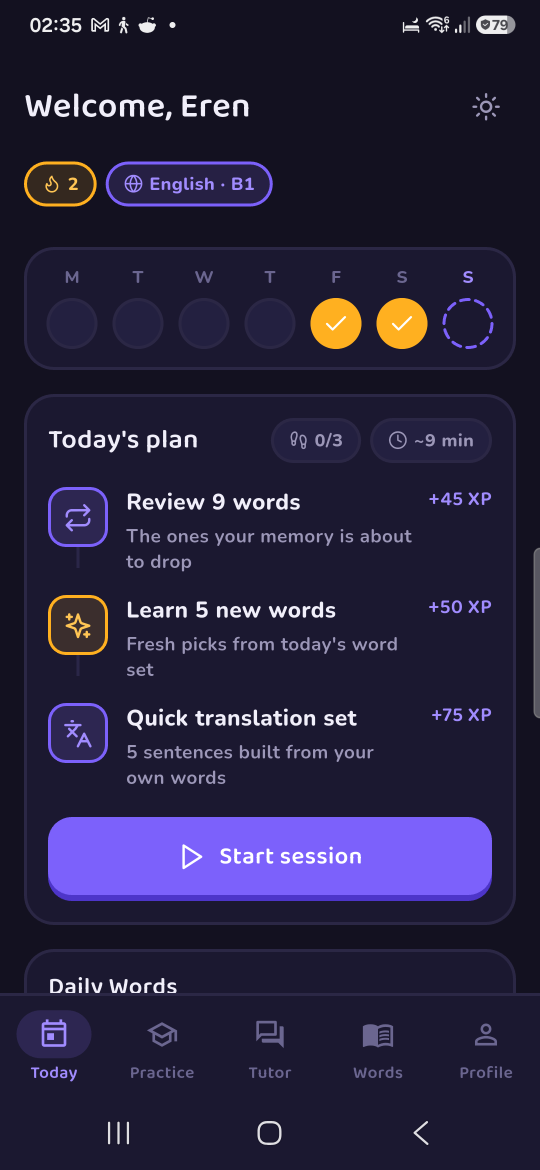
#> input picture store/raw_en/01_today.png, 1080 x 2340 px, given in place of app_icon_composed.png, which was not available (shown at 1/2 size)
$ python make_store.py
#> lines starting #> are read from the running program, lines starting #| are printed output that depends on the picture; after the words box and inside, x2 and y2 are one past the last pixel; in counts of white or black regions, pixels touching at a corner belong together; pictures that were not available may be replaced by others from this repository, and a replacement may not be noted
# -*- coding: utf-8 -*-
"""Build the Play Console assets from the screenshots taken on the phone.

Nothing here invents app content. Every screen is a real capture from the
device; this only frames them at the sizes Play accepts and puts a line of
Turkish over each one.

Play's rules, which is why these numbers are what they are:
  icon             512x512 PNG, 32-bit with alpha
  feature graphic  1024x500 PNG or JPEG, no alpha
  phone shots      16:9 or 9:16, each side 320..3840 px

A raw capture from this phone is 1080x2340, which is 9:19.5 and would be
rejected. Framing them on a 1080x1920 canvas is both the fix and what a store
listing looks like anyway.
"""
import io
import os

from PIL import Image, ImageDraw, ImageFilter, ImageFont

ROOT = 'C:/flutter-project-main'
RAW = os.path.join(ROOT, 'store', 'raw')
OUT = os.path.join(ROOT, 'store', 'play')
ICON = os.path.join(ROOT, 'flutter_vocabmaster', 'assets', 'images',
                    'app_icon_composed.png')

VIOLET = (108, 78, 245)
VIOLET_DEEP = (67, 44, 178)
INK = (26, 22, 51)
WHITE = (255, 255, 255)

BOLD = 'C:/Windows/Fonts/segoeuib.ttf'
REGULAR = 'C:/Windows/Fonts/segoeui.ttf'

# The phone's own chrome. The clock and the battery belong to the reviewer's
# device, not to this app, and Play listings look wrong with someone else's
# notification icons in them.
STATUS_BAR = 92
NAV_BAR = 132

# The English set is six, not seven. The Words list is missing from it on
# purpose: the interface translates, the saved definitions do not. They were
# written when the account's native language was Turkish, so that screen shows
# "puzzled / Kafa karışık, şaşkın" under an English heading -- true, and wrong
# for a listing aimed at someone who does not read Turkish.
#
# 08_daily_words is out of the English set for exactly the same reason, and was
# briefly in it before the rendered slide showed "streaming / akış" over an
# English caption. Any screen that displays a meaning belongs to the Turkish
# set only, until a capture is taken on an account whose native language is
# English.
#
# The order differs too. Play shows the first two or three in search results,
# and what makes this app worth a second look to a stranger is the speaking
# roleplay and the book reader, not the daily plan.
SHOTS_EN = [
    ('02_tutor.png', 'Order a coffee, out loud',
     'Spoken roleplay with an AI tutor'),
    ('06_reader_word.png', 'Tap a word you don’t know',
     'Explained inside its own sentence'),
    ('05_books.png', 'Whole books, free to read',
     'Sherlock Holmes, Wilde, Aesop — by level'),
    ('07_session.png', 'Just before you forget',
     'Each word returns on the day it should'),
    ('01_today.png', 'A plan that ends',
     'Review, learn, practise — then you are done'),
    ('04_practice.png', 'Every way to practise',
     'Translation, reading, writing, grammar'),
]

SHOTS = [
    ('01_today.png', 'Bugün ne yapacağın belli', 'Plan sırayla ilerler'),
    ('02_tutor.png', 'Kafede sipariş ver', 'Sesli rol yapma sahneleri'),
    ('03_words.png', 'Kelimelerin nerede duruyor', 'Güç çubuğu ve kaynak filtresi'),
    ('07_session.png', 'Unutmadan hemen önce', 'Aralıklı tekrar, her gün kısa'),
    ('08_daily_words.png', 'Seviyene göre beş kelime', 'Tek dokunuşla listende'),
    ('05_books.png', 'Gerçek kitaplar', 'Seviyene göre, ücretsiz'),
    ('06_reader_word.png', 'Bilmediğin kelimeye dokun', 'Cümlenin içindeki anlamı'),
    ('04_practice.png', 'Her yol tek yerde', 'Çeviri, okuma, yazma, gramer'),
]


def font(path, size):
    return ImageFont.truetype(path, size)


def rounded_shadow(card, radius, blur=28, spread=18, alpha=90):
    """A soft shadow the same shape as the card."""
    w, h = card.size
    shadow = Image.new('RGBA', (w + spread * 4, h + spread * 4), (0, 0, 0, 0))
    mask = Image.new('L', shadow.size, 0)
    ImageDraw.Draw(mask).rounded_rectangle(
        (spread * 2, spread * 2 + spread // 2, spread * 2 + w,
         spread * 2 + h + spread // 2),
        radius=radius, fill=alpha)
    shadow.putalpha(mask.filter(ImageFilter.GaussianBlur(blur)))
    return shadow


def round_corners(im, radius):
    mask = Image.new('L', im.size, 0)
    ImageDraw.Draw(mask).rounded_rectangle((0, 0) + im.size, radius=radius,
                                           fill=255)
    out = im.convert('RGBA')
    out.putalpha(mask)
    return out


def gradient(size, top, bottom):
    w, h = size
    base = Image.new('RGB', (1, h))
    px = base.load()
    for y in range(h):
        t = y / max(h - 1, 1)
        px[0, y] = tuple(int(top[i] + (bottom[i] - top[i]) * t)
                         for i in range(3))
    return base.resize(size, Image.LANCZOS)


def centred(draw, text, f, y, width, fill):
    box = draw.textbbox((0, 0), text, font=f)
    draw.text(((width - (box[2] - box[0])) / 2 - box[0], y), text, font=f,
              fill=fill)
    return box[3] - box[1]


def promo(source, headline, subline, out_path, raw_dir=None):
    canvas = gradient((1080, 1920), VIOLET, VIOLET_DEEP).convert('RGBA')
    draw = ImageDraw.Draw(canvas)

    h = centred(draw, headline, font(BOLD, 66), 96, 1080, WHITE)
    centred(draw, subline, font(REGULAR, 40), 96 + h + 42, 1080,
            (226, 218, 255))

    shot = Image.open(os.path.join(raw_dir or RAW, source)).convert('RGB')
    shot = shot.crop((0, STATUS_BAR, shot.width, shot.height - NAV_BAR))
    target_w = 740
    shot = shot.resize(
        (target_w, int(shot.height * target_w / shot.width)), Image.LANCZOS)

    card = round_corners(shot, 34)
    top = 1920 - card.height - 96
    left = (1080 - card.width) // 2

    shadow = rounded_shadow(card, 34)
    canvas.alpha_composite(shadow, (left - 36, top - 36))
    canvas.alpha_composite(card, (left, top))

    canvas.convert('RGB').save(out_path, 'PNG')
    return canvas.size


def feature_graphic(out_path, tagline_a, tagline_b):
    canvas = gradient((1024, 500), VIOLET, VIOLET_DEEP).convert('RGBA')

    # On a white card, not straight onto the gradient: the icon's own
    # background is the same violet, so the mark read as a slightly lighter
    # square rather than as a logo.
    card = Image.new('RGBA', (268, 268), (255, 255, 255, 255))
    mark = Image.open(ICON).convert('RGBA').resize((236, 236), Image.LANCZOS)
    card.alpha_composite(round_corners(mark, 52), (16, 16))
    canvas.alpha_composite(rounded_shadow(card, 60, blur=22, spread=14),
                           (64 - 28, 116 - 28))
    canvas.alpha_composite(round_corners(card, 60), (64, 116))

    draw = ImageDraw.Draw(canvas)
    draw.text((372, 150), 'KlioAI', font=font(BOLD, 92), fill=WHITE)
    draw.text((378, 268), tagline_a, font=font(REGULAR, 36),
              fill=(226, 218, 255))
    draw.text((378, 316), tagline_b, font=font(REGULAR, 36),
              fill=(226, 218, 255))

    canvas.convert('RGB').save(out_path, 'PNG')


def play_icon(out_path):
    Image.open(ICON).convert('RGBA').resize((512, 512), Image.LANCZOS) \
        .save(out_path, 'PNG')


os.makedirs(OUT, exist_ok=True)
play_icon(os.path.join(OUT, 'icon_512.png'))
print('icon_512.png                512x512')
feature_graphic(os.path.join(OUT, 'feature_graphic_1024x500.png'),
                'İngilizceyi konuşarak, okuyarak',
                've tekrar ederek öğren')
#> in feature_graphic, `card = Image.new('RGBA', (268, 268), (255, 255, 255, 255))`: card: PIL image 268x268 RGBA; every value is 255
#> in round_corners, `mask = Image.new('L', im.size, 0)`: mask: PIL image 236x236 L; every value is 0
#> in round_corners, `ImageDraw.Draw(mask).rounded_rectangle((0, 0) + im.size, radius=radius..`:
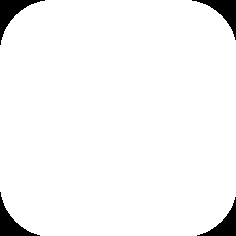
#> mask: PIL image 236x236 L; 96% white; 4 black regions, box (x1, y1, x2, y2) and area: (0, 0, 45, 45) 595, (192, 0, 236, 40) 550, (0, 192, 40, 236) 550, (197, 197, 236, 236) 506
#> in rounded_shadow, `shadow = Image.new('RGBA', (w + spread * 4, h + spread * 4), (0, 0, 0,..`: shadow: PIL image 324x324 RGBA; every value is 0
#> in rounded_shadow, `mask = Image.new('L', shadow.size, 0)`: mask: PIL image 324x324 L; every value is 0
#> in rounded_shadow, `ImageDraw.Draw(mask).rounded_rectangle( (spread * 2, spread * 2 + spre..`: mask: PIL image 324x324 L; values 0 (black) and 90 (white), 65.9% white; 1 black region, box (x1, y1, x2, y2) and area: (0, 0, 324, 324) 35759
#> in round_corners (call 2), `mask = Image.new('L', im.size, 0)`: mask: PIL image 268x268 L; every value is 0
#> in round_corners (call 2), `ImageDraw.Draw(mask).rounded_rectangle((0, 0) + im.size, radius=radius..`: mask: PIL image 268x268 L; 95.9% white; 4 black regions, box (x1, y1, x2, y2) and area: (0, 0, 53, 53) 786, (216, 0, 268, 47) 733, (0, 216, 47, 268) 733, (222, 222, 268, 268) 681
print('feature_graphic_1024x500.png     1024x500  (tr)')

# The default listing is English, so it needs its own banner. The screenshots
# beside it have to be captured with the app in English; only this one can be
# built without the phone.
feature_graphic(os.path.join(OUT, 'feature_graphic_1024x500_en.png'),
                'Speak it, read it, and keep',
                'every word you learn')
print('feature_graphic_1024x500_en.png  1024x500  (en)')

for i, (src, head, sub) in enumerate(SHOTS, start=1):
    name = 'screenshot_%02d.png' % i
    size = promo(src, head, sub, os.path.join(OUT, name))
#> in promo, `canvas = gradient((1080, 1920), VIOLET, VIOLET_DEEP).convert('RGBA')`:
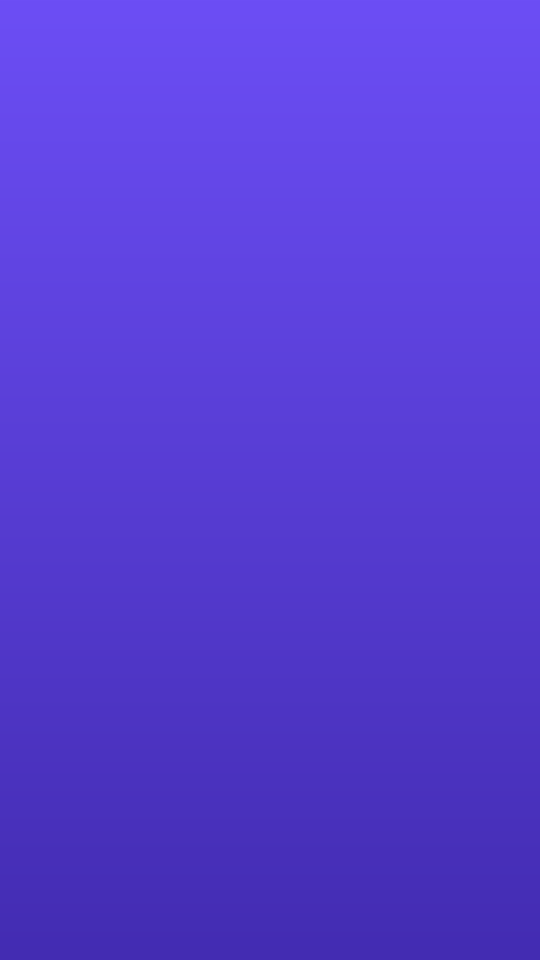
#> canvas: PIL image 1080x1920 RGBA (shown at 1/2 size); mean R, G, B, A 87, 60.5, 211, 255
#> in promo, `h = centred(draw, headline, font(BOLD, 66), 96, 1080, WHITE)`: h = 67
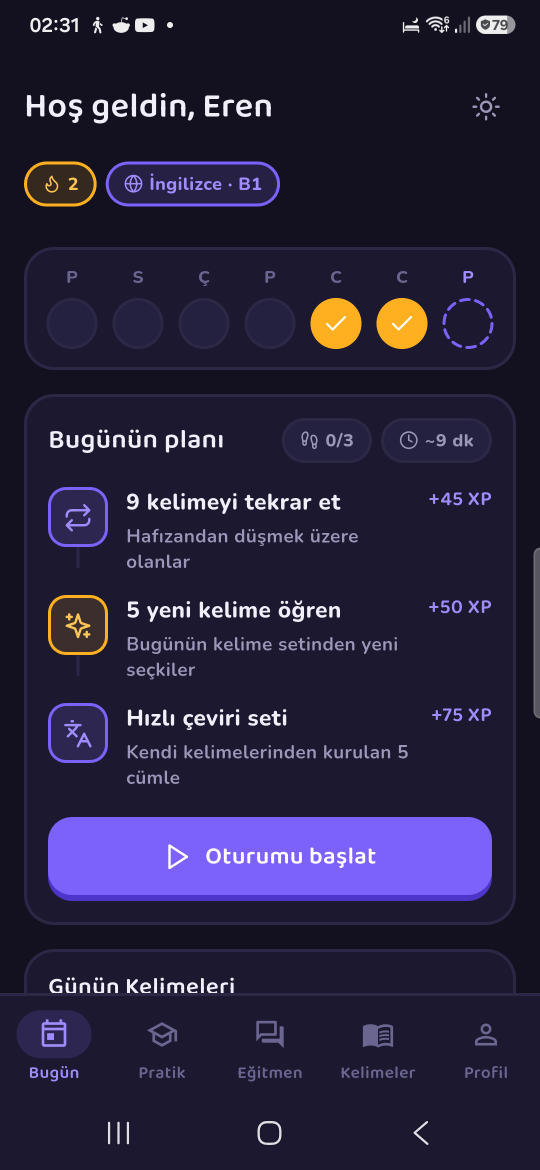
#> input picture store/raw/01_today.png, 1080 x 2340 px, found by its file name (shown at 1/2 size)
#> in promo, `shot = shot.resize( (target_w, int(shot.height * target_w / shot.width..`:
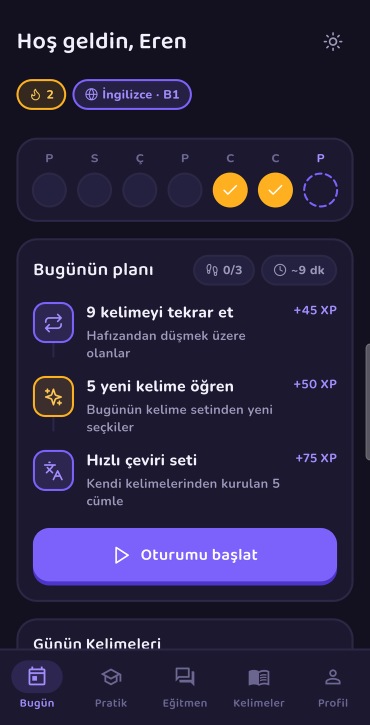
#> shot: PIL image 740x1449 RGB (shown at 1/2 size); mean R, G, B 40.1, 34.8, 64.2
#> in round_corners (call 5), `mask = Image.new('L', im.size, 0)`: mask: PIL image 740x1449 L; every value is 0
#> in round_corners (call 5), `ImageDraw.Draw(mask).rounded_rectangle((0, 0) + im.size, radius=radius..`: mask: PIL image 740x1449 L; 99.9% white; 4 black regions, box (x1, y1, x2, y2) and area: (0, 0, 29, 29) 260, (712, 0, 740, 25) 231, (0, 1421, 25, 1449) 231, (716, 1425, 740, 1449) 203
#> call 3 of rounded_shadow, with radius = 34, blur = 28, spread = 18, alpha = 90
#> in rounded_shadow (call 3), `shadow = Image.new('RGBA', (w + spread * 4, h + spread * 4), (0, 0, 0,..`: shadow: PIL image 812x1521 RGBA; every value is 0
#> in rounded_shadow (call 3), `mask = Image.new('L', shadow.size, 0)`: mask: PIL image 812x1521 L; every value is 0
#> in rounded_shadow (call 3), `ImageDraw.Draw(mask).rounded_rectangle( (spread * 2, spread * 2 + spre..`:
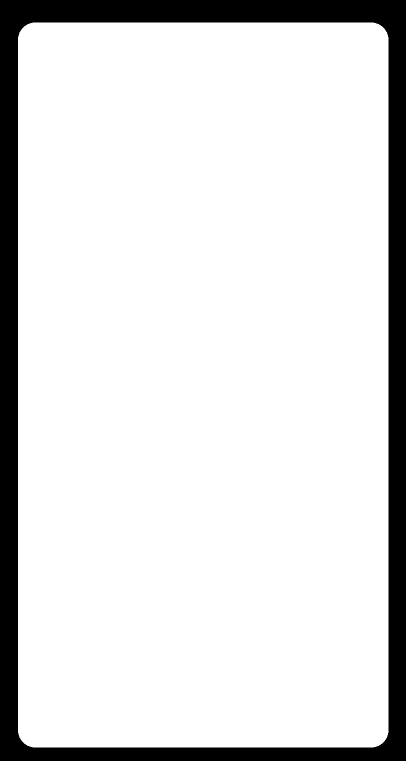
#> mask: PIL image 812x1521 L (shown at 1/2 size); values 0 (black) and 90 (white), 86.9% white; 1 black region, box (x1, y1, x2, y2) and area: (0, 0, 812, 1521) 161642
#> in rounded_shadow (call 3), `shadow.putalpha(mask.filter(ImageFilter.GaussianBlur(blur)))`:
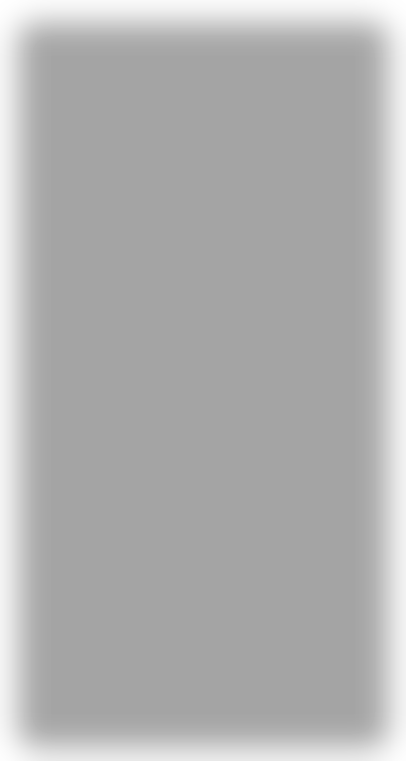
#> shadow: PIL image 812x1521 RGBA (shown at 1/2 size); mean R, G, B, A 0, 0, 0, 77.9; transparent parts drawn white
#> in promo, `canvas.alpha_composite(card, (left, top))`:
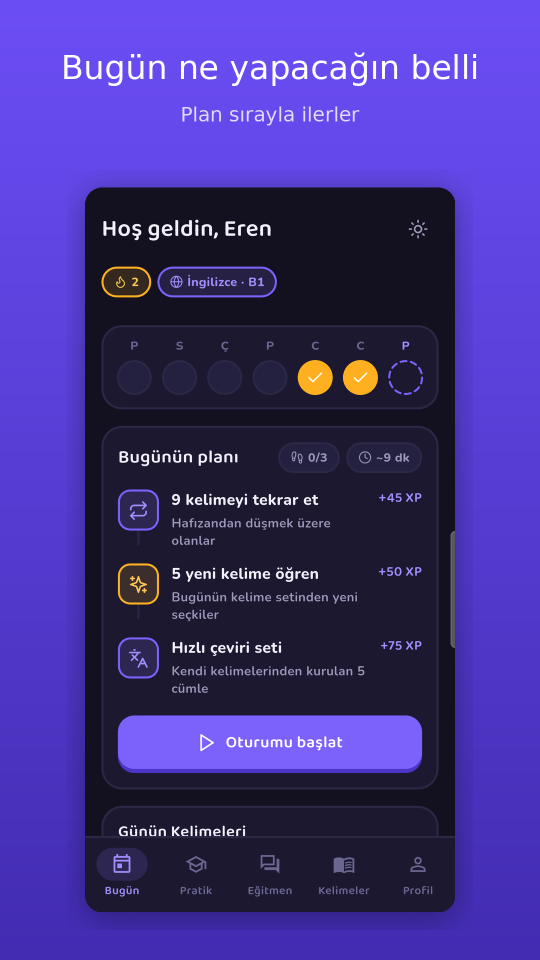
#> canvas: PIL image 1080x1920 RGBA (shown at 1/2 size); mean R, G, B, A 64.7, 49.2, 136.2, 255
    print('%-28s %dx%d  tr  %s' % (name, size[0], size[1], head))
#| screenshot_01.png            1080x1920  tr  Bugün ne yapacağın belli
#> pass 2 of the loop `for i, (src, head, sub) in enumerate(SHOTS, start=1):`:
#> in promo (call 2), `h = centred(draw, headline, font(BOLD, 66), 96, 1080, WHITE)`: h = 64
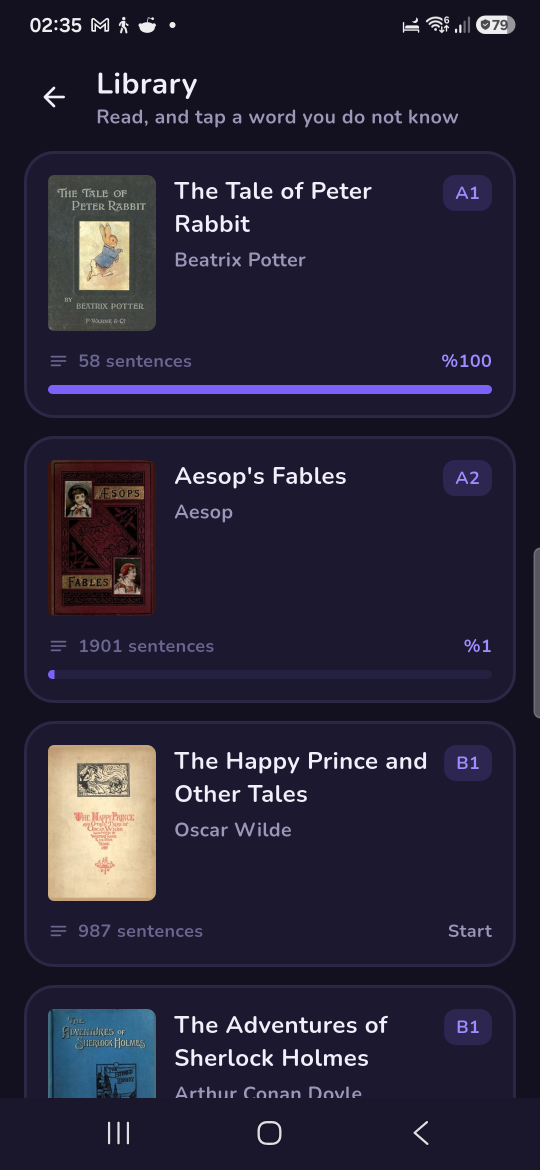
#> input picture store/raw_en/05_books.png, 1080 x 2340 px, given in place of 02_tutor.png, which was not available (shown at 1/2 size)
#> in promo (call 2), `shot = shot.crop((0, STATUS_BAR, shot.width, shot.height - NAV_BAR))`:
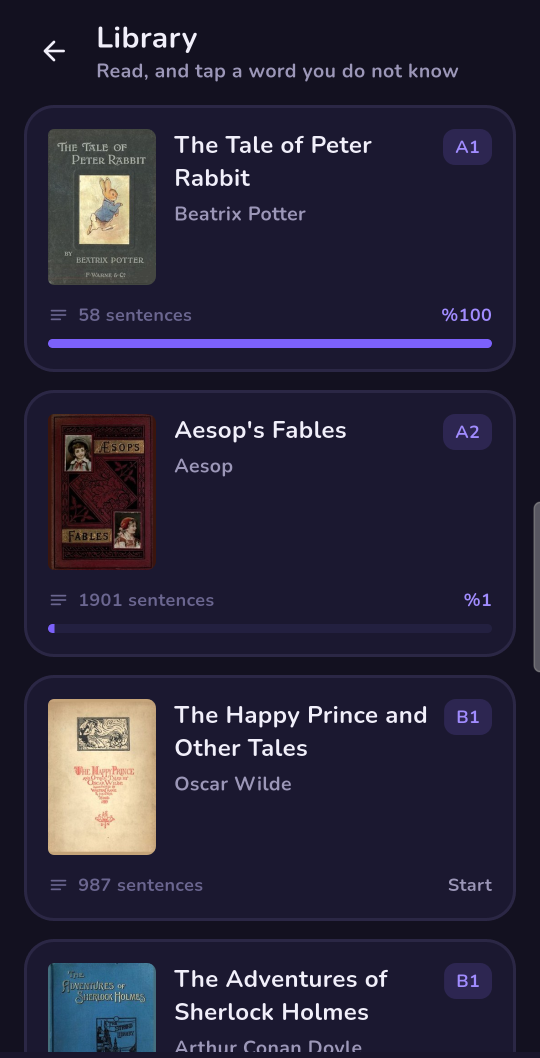
#> shot: PIL image 1080x2116 RGB (shown at 1/2 size); mean R, G, B 39.9, 36.3, 56.2
#> in promo (call 2), `canvas.alpha_composite(card, (left, top))`:
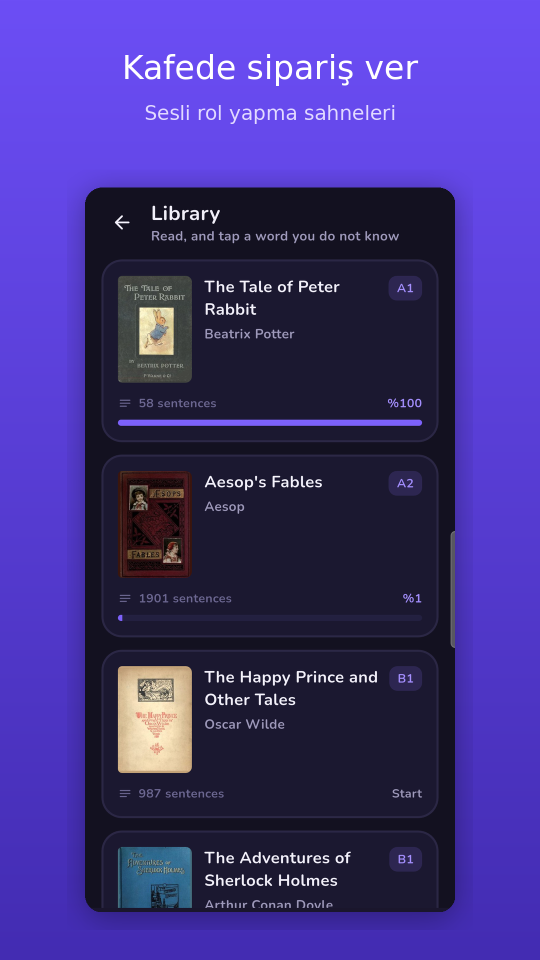
#> canvas: PIL image 1080x1920 RGBA (shown at 1/2 size); mean R, G, B, A 64.4, 49.8, 132, 255
#| screenshot_02.png            1080x1920  tr  Kafede sipariş ver
#> (the run stopped early here; a loop or call above may not have finished)
